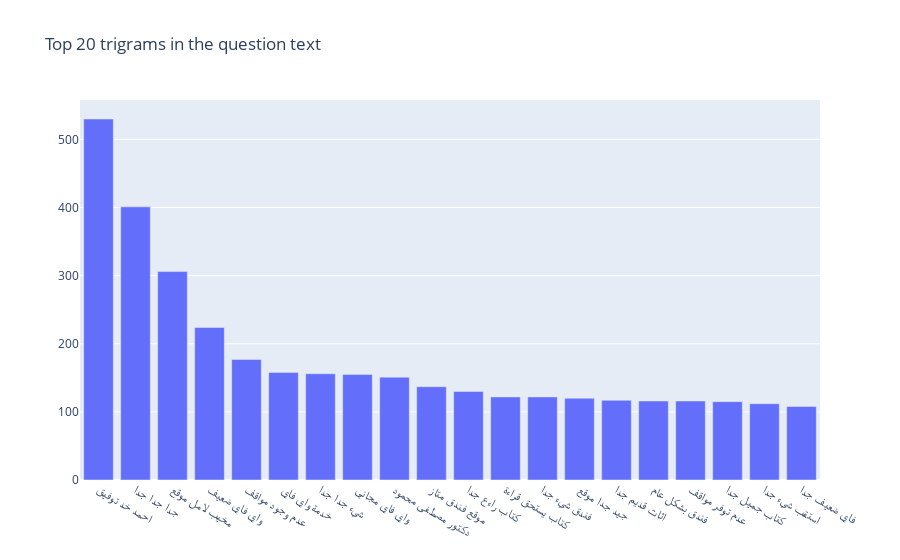

This figure's notebook cell:
### Code cell
common_words = get_top_n_trigram(data['text_clean'], 20)
df4 = pd.DataFrame(common_words, columns = ['trigram' , 'count'])

fig = go.Figure([go.Bar(x=df4['trigram'], y=df4['count'])])
fig.update_layout(title=go.layout.Title(text="Top 20 trigrams in the question text"))
fig.show()

### Figure 1 — Plotly figure (JSON) as saved in the notebook; plotly's stock layout.template omitted (floating-point values rounded to 4 significant figures)
{"data": [{"type": "bar", "x": ["احمد خد توفيق", "جدا جدا جدا", "مخيب لامل موقع", "واي فاي ضعيف", "عدم وجود مواقف", "خدمة واي فاي", "سيء جدا جدا", "واي فاي مجاني", "دكتور مصطفى محمود", "موقع فندق متاز", "كتاب راءع جدا", "كتاب يستحق قراءة", "فندق سيء جدا", "جيد جدا موقع", "اثاث قديم جدا", "فندق بشكل عام", "عدم توفر مواقف", "كتاب جميل جدا", "استقب سيء جدا", "فاي ضعيف جدا"], "y": [530, 401, 306, 224, 177, 158, 156, 155, 151, 137, 130, 122, 122, 120, 117, 116, 116, 115, 112, 108]}], "layout": {"title": {"text": "Top 20 trigrams in the question text"}}}
